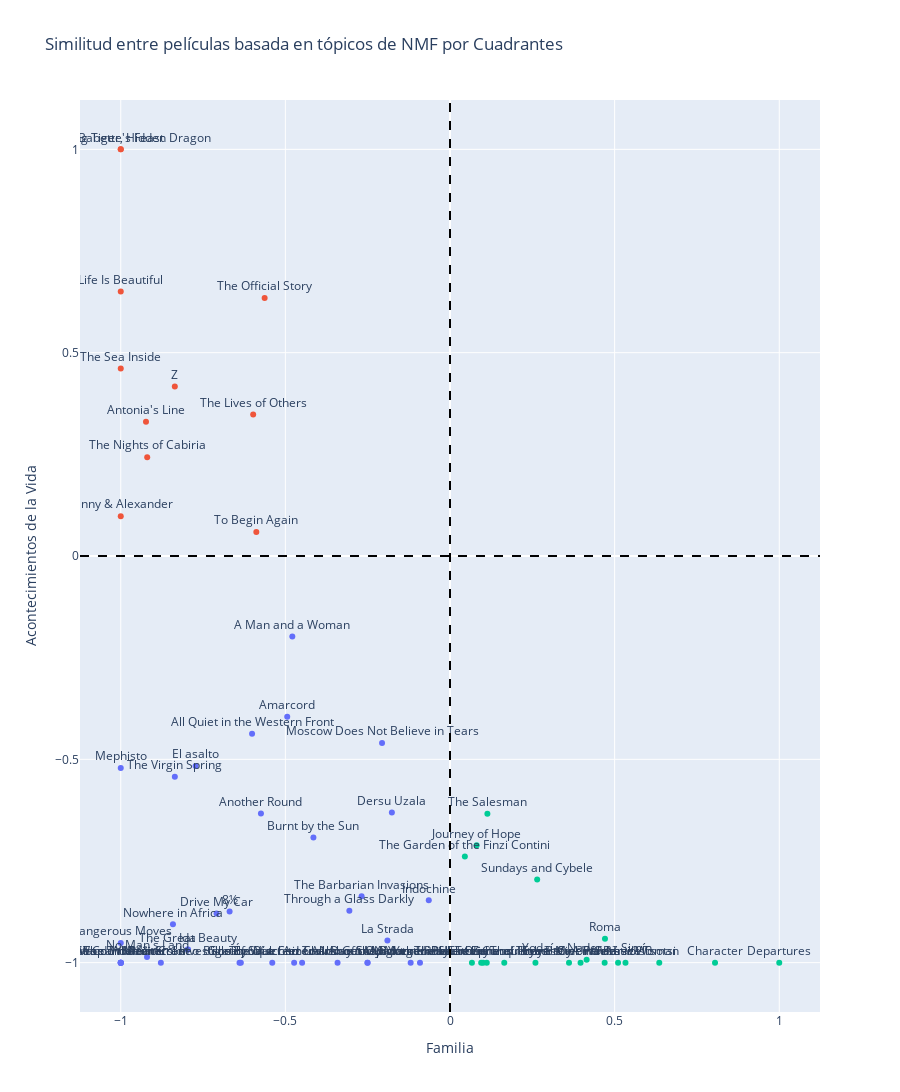

The notebook cell this image was saved under:
### Code cell
# Crear un DataFrame
df_plot = pd.DataFrame({
    'X': coordenadas_x_scaled,
    'Y': coordenadas_y_scaled,
    'Título': df['Título'],
    'Año': df['Año']
})

# Asignar cuadrantes correctamente convirtiendo categorías a strings
x_cuts = pd.cut(df_plot['X'], bins=[-np.inf, 0, np.inf], labels=['Negativo', 'Positivo']).astype(str)
y_cuts = pd.cut(df_plot['Y'], bins=[-np.inf, 0, np.inf], labels=['Negativo', 'Positivo']).astype(str)
df_plot['Cuadrante'] = x_cuts + '-' + y_cuts

# Crear el gráfico de dispersión con Plotly, diferenciando por cuadrante
fig = px.scatter(df_plot, x='X', y='Y', color='Cuadrante', text='Título',
                 title='Similitud entre películas basada en tópicos de NMF por Cuadrantes',
                 labels={'X': 'Familia', 'Y': 'Acontecimientos de la Vida'})
fig.update_traces(textposition='top center')
fig.update_layout(showlegend=True)
fig.update_layout(showlegend=False, height=1200)  
fig.add_vline(x=0, line_width=2, line_dash="dash", line_color="black")
fig.add_hline(y=0, line_width=2, line_dash="dash", line_color="black")

fig.show()

### Figure 1 — Plotly figure (JSON) as saved in the notebook; plotly's stock layout.template omitted (floating-point values rounded to 4 significant figures)
{"data": [{"hovertemplate": "Cuadrante=Negativo-Negativo<br>Familia=%{x}<br>Acontecimientos de la Vida=%{y}<br>Título=%{text}<extra></extra>", "legendgroup": "Negativo-Negativo", "marker": {"color": "#636efa", "symbol": "circle"}, "mode": "markers+text", "name": "Negativo-Negativo", "orientation": "v", "showlegend": true, "text": ["La Strada", "The Virgin Spring", "Through a Glass Darkly", "8½", "The Shop on Main Street", "A Man and a Woman", "Closely Watched Trains", "War and Peace", "Investigation of a Citizen Above Suspicion", "The Discreet Charm of the Bourgeoisie", "Day for Night", "Amarcord", "Dersu Uzala", "Black and White in Color", "Madame Rosa", "Get Out Your Handkerchiefs", "The Tin Drum", "Moscow Does Not Believe in Tears", "Mephisto", "Dangerous Moves", "El asalto", "Mediterráneo", "Indochine", "Belle Époque", "Burnt by the Sun", "All About My Mother", "No Man's Land", "Nowhere in Africa", "The Barbarian Invasions", "The Counterfeiters", "Amour", "The Great Beauty", "Ida", "Son of Saul", "Another Round", "Drive My Car", "All Quiet in the Western Front"], "textposition": "top center", "type": "scatter", "x": [-0.1901, -0.8357, -0.3057, -0.6694, -1, -0.4789, -0.5398, -1, -0.4733, -0.3415, -0.2509, -0.4944, -0.1765, -1, -0.1195, -0.09117, -1, -0.2064, -1, -1, -0.7726, -0.8782, -0.06449, -0.6393, -0.4148, -0.25, -0.9202, -0.8414, -0.2684, -1, -0.4492, -0.7962, -0.7962, -0.6353, -0.5742, -0.709, -0.6012], "xaxis": "x", "y": [-0.9456, -0.5428, -0.8723, -0.8741, -1, -0.1979, -1, -1, -1, -1, -1, -0.3952, -0.631, -1, -1, -1, -1, -0.4598, -0.5213, -0.9514, -0.5164, -1, -0.8467, -1, -0.6921, -1, -0.986, -0.9059, -0.8369, -1, -1, -0.9675, -0.9675, -1, -0.6335, -0.8792, -0.4372], "yaxis": "y"}, {"hovertemplate": "Cuadrante=Negativo-Positivo<br>Familia=%{x}<br>Acontecimientos de la Vida=%{y}<br>Título=%{text}<extra></extra>", "legendgroup": "Negativo-Positivo", "marker": {"color": "#EF553B", "symbol": "circle"}, "mode": "markers+text", "name": "Negativo-Positivo", "orientation": "v", "showlegend": true, "text": ["The Nights of Cabiria", "Z", "To Begin Again", "Fanny & Alexander", "The Official Story", "Babette's Feast", "Antonia's Line", "Life Is Beautiful", "Crouching Tiger, Hidden Dragon", "The Sea Inside", "The Lives of Others"], "textposition": "top center", "type": "scatter", "x": [-0.9196, -0.8358, -0.5882, -1, -0.563, -1, -0.9233, -1, -1, -1, -0.5978], "xaxis": "x", "y": [0.243, 0.4167, 0.05921, 0.09784, 0.6347, 1, 0.3299, 0.6503, 1, 0.4611, 0.348], "yaxis": "y"}, {"hovertemplate": "Cuadrante=Positivo-Negativo<br>Familia=%{x}<br>Acontecimientos de la Vida=%{y}<br>Título=%{text}<extra></extra>", "legendgroup": "Positivo-Negativo", "marker": {"color": "#00cc96", "symbol": "circle"}, "mode": "markers+text", "name": "Positivo-Negativo", "orientation": "v", "showlegend": true, "text": ["My Uncle", "Black Orpheus", "Sundays and Cybele", "Yesterday, Today and Tomorrow", "The Garden of the Finzi Contini", "Pelle the Conqueror", "Cinema Paradiso", "Journey of Hope", "Kolya", "Character", "Tsotsi", "Departures", "The Secret in Their Eyes", "In a Better World", "Yodaí-e Nader az Simín", "The Salesman", "A Fantastic Woman", "Roma", "Parasite", "The Zone of Interest"], "textposition": "top center", "type": "scatter", "x": [0.3965, 0.06661, 0.2647, 0.1006, 0.04509, 0.1116, 0.4697, 0.08089, 0.2595, 0.805, 0.6356, 1, 0.09471, 0.3614, 0.415, 0.1136, 0.533, 0.4707, 0.5105, 0.1649], "xaxis": "x", "y": [-1, -1, -0.7952, -1, -0.7388, -1, -1, -0.7116, -1, -1, -1, -1, -1, -1, -0.9929, -0.6335, -1, -0.9414, -1, -1], "yaxis": "y"}], "layout": {"height": 1200, "legend": {"title": {"text": "Cuadrante"}, "tracegroupgap": 0}, "shapes": [{"line": {"color": "black", "dash": "dash", "width": 2}, "type": "line", "x0": 0, "x1": 0, "xref": "x", "y0": 0, "y1": 1, "yref": "y domain"}, {"line": {"color": "black", "dash": "dash", "width": 2}, "type": "line", "x0": 0, "x1": 1, "xref": "x domain", "y0": 0, "y1": 0, "yref": "y"}], "showlegend": false, "title": {"text": "Similitud entre películas basada en tópicos de NMF por Cuadrantes"}, "xaxis": {"anchor": "y", "domain": [0, 1], "title": {"text": "Familia"}}, "yaxis": {"anchor": "x", "domain": [0, 1], "title": {"text": "Acontecimientos de la Vida"}}}}
